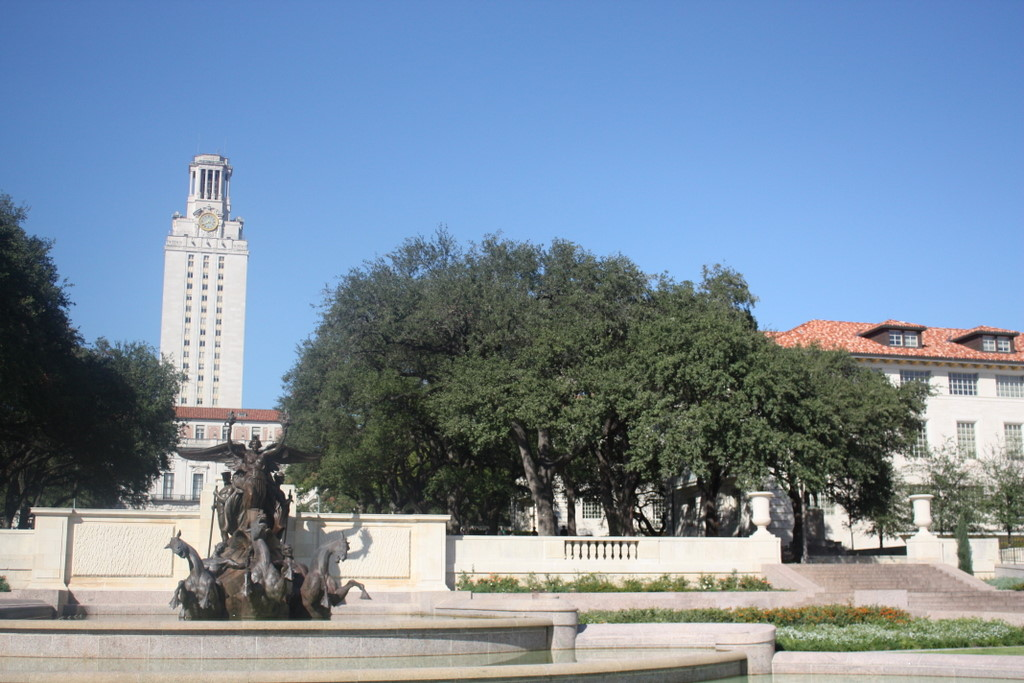
%> input picture data/part1/uttower/left.jpg, 1024 x 683 px
$ octave main.m   (GNU Octave 9; MATLAB toolbox functions it lacks are replaced by stand-ins)
%> lines starting %> are read from the running program, lines starting %| are printed output that depends on the picture; long printed decimals are rounded
### code/harris.m
% HARRIS - Harris corner detector
%
% Usage:  [cim, r, c] = harris(im, sigma, thresh, radius, disp)
%
% Arguments:
%            im     - image to be processed.
%            sigma  - standard deviation of smoothing Gaussian. Typical
%                     values to use might be 1-3.
%            thresh - threshold (optional). Try a value ~1000.
%            radius - radius of region considered in non-maximal
%                     suppression (optional). Typical values to use might
%                     be 1-3.
%            disp   - optional flag (0 or 1) indicating whether you want
%                     to display corners overlayed on the original
%                     image. This can be useful for parameter tuning.
%
% Returns:
%            cim    - binary image marking corners.
%            r      - row coordinates of corner points.
%            c      - column coordinates of corner points.
%
% If thresh and radius are omitted from the argument list 'cim' is returned
% as a raw corner strength image and r and c are returned empty.

% Reference:
% C.G. Harris and M.J. Stephens. "A combined corner and edge detector",
% Proceedings Fourth Alvey Vision Conference, Manchester.
% pp 147-151, 1988.
%
% Author:
% Peter Kovesi
% Department of Computer Science & Software Engineering
% The University of Western Australia
% pk@cs.uwa.edu.au  www.cs.uwa.edu.au/~pk
%
% March 2002

function [cim, r, c] = harris(im, sigma, thresh, radius, disp)

    error(nargchk(2,5,nargin));

    dx = [-1 0 1; -1 0 1; -1 0 1]; % Derivative masks
    dy = dx';

    Ix = conv2(im, dx, 'same');    % Image derivatives
    Iy = conv2(im, dy, 'same');

    % Generate Gaussian filter of size 6*sigma (+/- 3sigma) and of
    % minimum size 1x1.
    g = fspecial('gaussian',max(1,fix(6*sigma)), sigma);

    Ix2 = conv2(Ix.^2, g, 'same'); % Smoothed squared image derivatives
    Iy2 = conv2(Iy.^2, g, 'same');
    Ixy = conv2(Ix.*Iy, g, 'same');

    cim = (Ix2.*Iy2 - Ixy.^2)./(Ix2 + Iy2 + eps); % Harris corner measure

    % Alternate Harris corner measure used by some.  Suggested that
    % k=0.04 - I find this a bit arbitrary and unsatisfactory.
%   cim = (Ix2.*Iy2 - Ixy.^2) - k*(Ix2 + Iy2).^2;

    if nargin > 2   % We should perform nonmaximal suppression and threshold

	% Extract local maxima by performing a grey scale morphological
	% dilation and then finding points in the corner strength image that
	% match the dilated image and are also greater than the threshold.
	sze = ceil(2*radius+1);                   % Size of mask.
	mx = ordfilt2(cim,sze^2,ones(sze)); % Grey-scale dilate.
	cim = (cim==mx)&(cim>thresh);       % Find maxima.

	[r,c] = find(cim);                  % Find row,col coords.

	if nargin==5 & disp      % overlay corners on original image
	    figure, imagesc(im), axis image, colormap(gray), hold on
	    plot(c,r,'ys'), title('corners detected');
	end

    else  % leave cim as a corner strength image and make r and c empty.
	r = []; c = [];
    end

### code/localneighborhood.m
function [ featDescriptions ] = localneighborhood( img, kernel, r, c )

featDescriptions = zeros((2 * kernel + 1)^2);
padding = zeros(ceil(2*kernel + 1));
padding(kernel + 1, kernel + 1) = 1;
paddedimg = imfilter(img, padding ,'replicate','full');
for i = 1 : length(r)
    row = r(i) : r(i) + (2*kernel);
    col = c(i) : c(i) + (2*kernel);
    neighborhood = paddedimg(row , col);
    flattenedvec = neighborhood( : );
    featDescriptions(i,:) = flattenedvec;
end
featDescriptions = zscore(featDescriptions')';
end

### code/dist2.m
function n2 = dist2(x, c)
% DIST2	Calculates squared distance between two sets of points.
% Adapted from Netlab neural network software:
% http://www.ncrg.aston.ac.uk/netlab/index.php
%
%	Description
%	D = DIST2(X, C) takes two matrices of vectors and calculates the
%	squared Euclidean distance between them.  Both matrices must be of
%	the same column dimension.  If X has M rows and N columns, and C has
%	L rows and N columns, then the result has M rows and L columns.  The
%	I, Jth entry is the  squared distance from the Ith row of X to the
%	Jth row of C.
%
%
%	Copyright (c) Ian T Nabney (1996-2001)

[ndata, dimx] = size(x);
[ncentres, dimc] = size(c);
if dimx ~= dimc
	error('Data dimension does not match dimension of centres')
end

n2 = (ones(ncentres, 1) * sum((x.^2)', 1))' + ...
  ones(ndata, 1) * sum((c.^2)',1) - ...
  2.*(x*(c'));

% Rounding errors occasionally cause negative entries in n2
if any(any(n2<0))
  n2(n2<0) = 0;
end

### code/ransac.m
function[best_model_h,best_count_inliers, best_indices] = ransac(total_matches_1, total_matches_2)
matches_count = length(total_matches_1);
iterations = 200;
initial_match = 4;
inlier_threshold = 10;
num_inliers = zeros(iterations,1);
best_count_inliers = 0;

for i = 1:iterations
    %fprintf('running iterations\n');
    random_indices = randsample(matches_count, initial_match);
    select_points_1 = total_matches_1(random_indices, :);
    select_points_2 = total_matches_2(random_indices, :);
    model = fit_homography(select_points_1,select_points_2);
    residualerror = residual_error_homography(model,total_matches_1,total_matches_2);
    inlier_indices = find(residualerror < inlier_threshold);
    num_inliers(i) = length(inlier_indices);
    if num_inliers(i) > best_count_inliers
        %fprintf('updated best model');
        best_count_inliers = num_inliers(i);
        best_model_h = model;
        best_indices = inlier_indices;
    end
end

end


### code/stitch_images.m
function stitch_images(h,img1, img2)

%% warping image
homography_transform = maketform('projective', h);
img1Transformed = imtransform(img1, homography_transform);
figure, imshow(img1Transformed);title('Warped image');

%% stitching images
img2_transform = maketform('affine', eye(3));
[~, x_data, y_data] = imtransform(img1, homography_transform, 'nearest');
x_range = [min(1, x_data(1)) max(size(img2, 2), x_data(2))];
y_range = [min(1, y_data(1)) max(size(img2, 1), y_data(2))];
img1_transformed = imtransform(img1, homography_transform, 'nearest', 'XData', x_range, 'YData', y_range);
img2_transformed = imtransform(img2, img2_transform, 'nearest', 'XData', x_range, 'YData', y_range);
d = img1_transformed;
final_image = img1_transformed;
for i = 1:numel(d)
    if (final_image(i) == 0)
        final_image(i) = img2_transformed(i);
    elseif (final_image(i) ~= 0 && img2_transformed(i) ~= 0)
        final_image(i) = (img1_transformed(i) + img2_transformed(i)) / 2;
    end
end
figure();
imshow(final_image);


end

### code/residual_error_homography.m
function residual = residual_error_homography(H, points1, points2);
transformed_points = points1 *H;
transformed_point_z = transformed_points(:,3);
x1 = transformed_points(:,1)./transformed_point_z;
x2 = points2(:,1)./points2(:,3);
y1 = transformed_points(:,2)./transformed_point_z;
y2 = points2(:,2)./points2(:,3);
dist1 = x1 - x2;
dist2 = y1- y2;
residual = (dist1).^2 + (dist2).^2;
end

### code/fit_homography.m
function [h] = fit_homography(select_points_1,select_points_2)
A = [];
for j = 1: length(select_points_1)
    point1 = select_points_1(j,:);
    point2 = select_points_2(j,:);
    A_j = [point1,0,0,0,(-point2(1))*point1;0,0,0,point1,(-point2(2))*point1];
    A = [A;A_j];
end
[~,~,V] = svd(A);
V = V(:,9);
h = reshape(V, [3 3]);
h = h./h(3,3);
end

### code/main.m
%% load images and convert them to grayscale

img1 = imread('..\data\part1\uttower\left.jpg');
%> img1 is the input picture: size 683x1024x3 uint8; mean R, G, B 121.7, 140, 159
img2 = imread('..\data\part1\uttower\right.jpg');
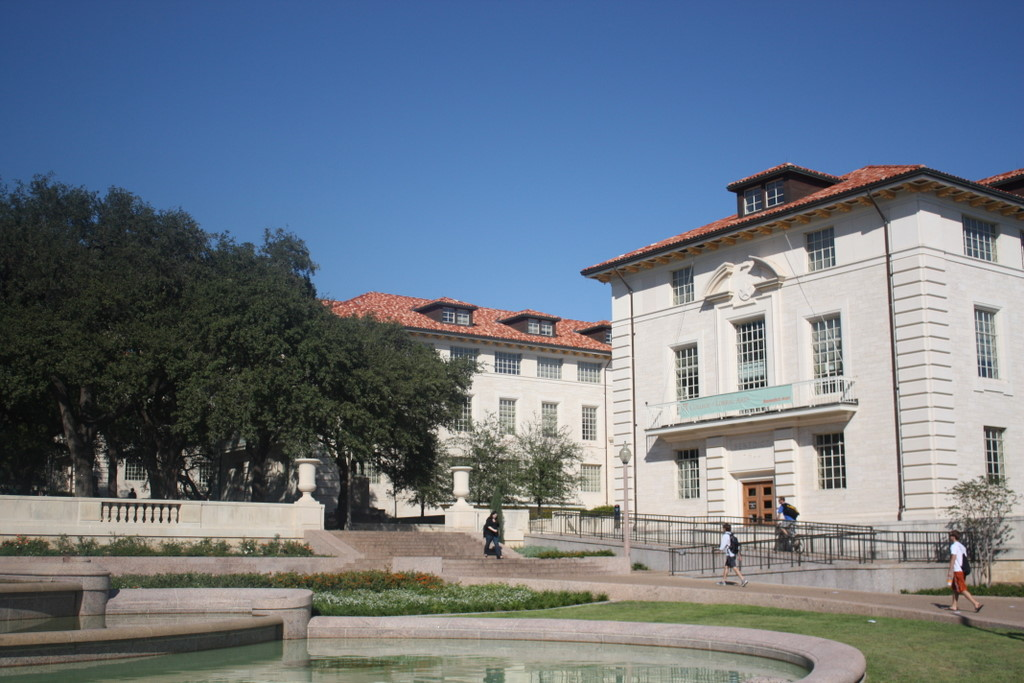
%> input picture data/part1/uttower/right.jpg, 1024 x 683 px
%> img2 is the input picture: size 683x1024x3 uint8; mean R, G, B 107.7, 118.9, 132

img1 = im2double(img1);
%> img1: size 683x1024x3 double

img2 = im2double(img2);
%> img2: size 683x1024x3 double

gimg1 = rgb2gray(img1);
gimg2 = rgb2gray(img2);
[height1,width1] = size(gimg1);
%> height1 = 683; width1 = 1024
[height2,width2] = size(gimg2);
%> height2 = 683; width2 = 1024
%imshow(gimg2);

%% detect feature points

sigma = 2;
radius = sqrt(2) * sigma;
thresh = .005;

[cim1, r1, c1] = harris(gimg1,sigma,thresh,radius,0);
%> in harris, `cim = (cim==mx)&(cim>thresh);`:
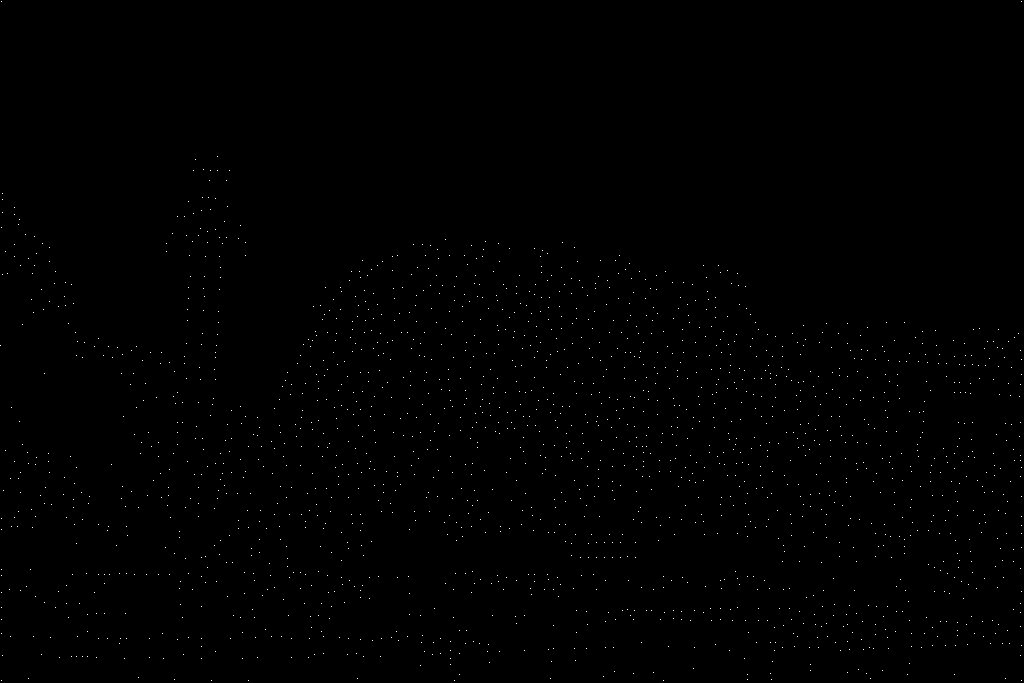
%> cim: size 683x1024 logical; 0.28% white in thin lines or dots
%> in harris, `[r,c] = find(cim);`: r = 1936 values from 2 to 681; c = 1936 values from 1 to 1022
%> r1 = 1936 values, max 681 at index 12, min 2 at index 2, mean 454.4; c1 = 1936 values from 1 to 1022
[cim2, r2, c2] = harris(gimg2,sigma,thresh,radius,0);
%> in harris (call 2), `cim = (cim==mx)&(cim>thresh);`: cim: size 683x1024 logical; 0.27% white in thin lines or dots
%> r2 = 1877 values, max 682 at index 1425, min 2 at index 2, mean 432.6; c2 = 1877 values from 1 to 1023

%% Extracting local neighborhood and keypoint
kernel = 20;
featDescriptions_1 = localneighborhood(gimg1, kernel , r1, c1);
%> after the loop in localneighborhood, `for i = 1 : length(r)`:
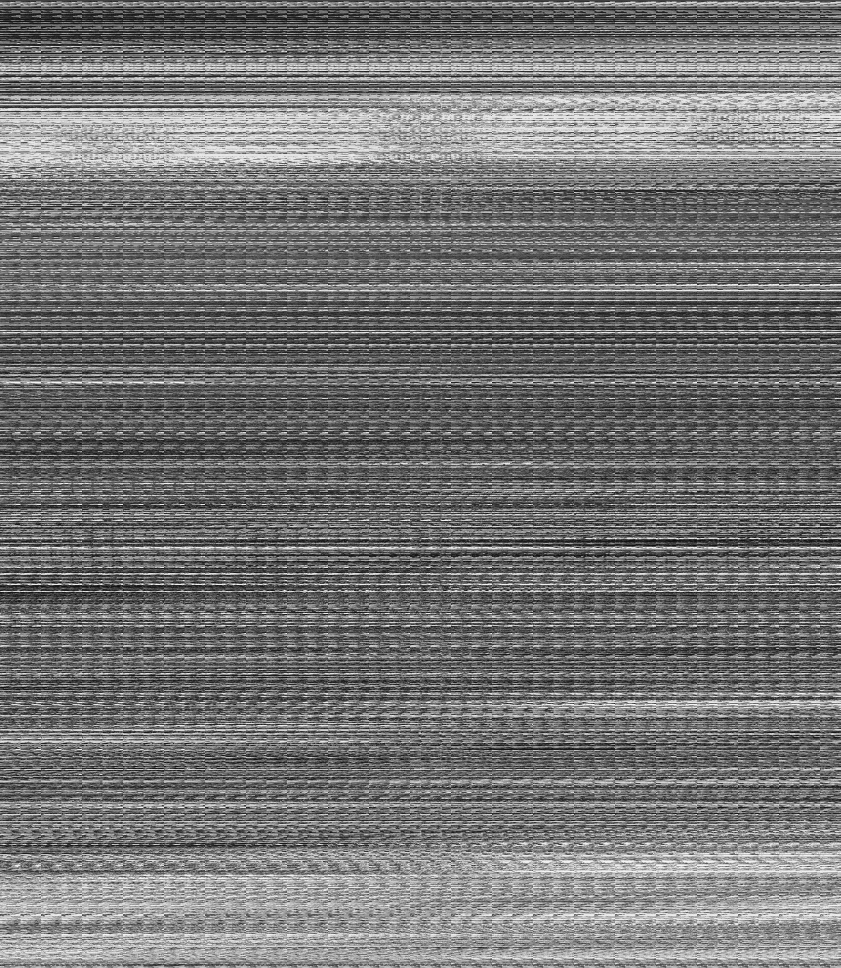
%> featDescriptions: size 1936x1681 double (shown at 1/2 size); min 0.00934, max 1, mean 0.459

featDescriptions_2 = localneighborhood(gimg2, kernel , r2, c2);
%> call 2 of localneighborhood, with kernel = 20
%> after the loop in localneighborhood (call 2), `for i = 1 : length(r)`:
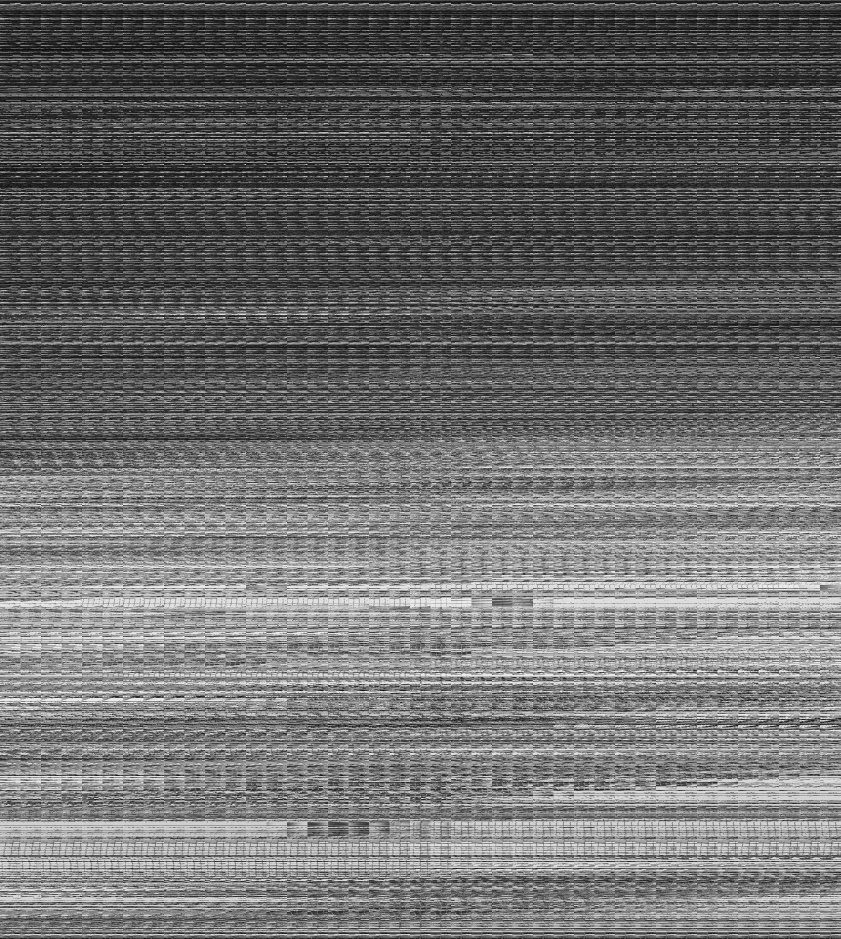
%> featDescriptions: size 1877x1681 double (shown at 1/2 size); min 0.0127, max 0.994, mean 0.434

%% matching
thresholddistance = 200;
distances = dist2(featDescriptions_1, featDescriptions_2);
%> in dist2, `n2 = (ones(ncentres, 1) * sum((x.^2)', 1))' + ones(ndata, 1) * sum((c...`:
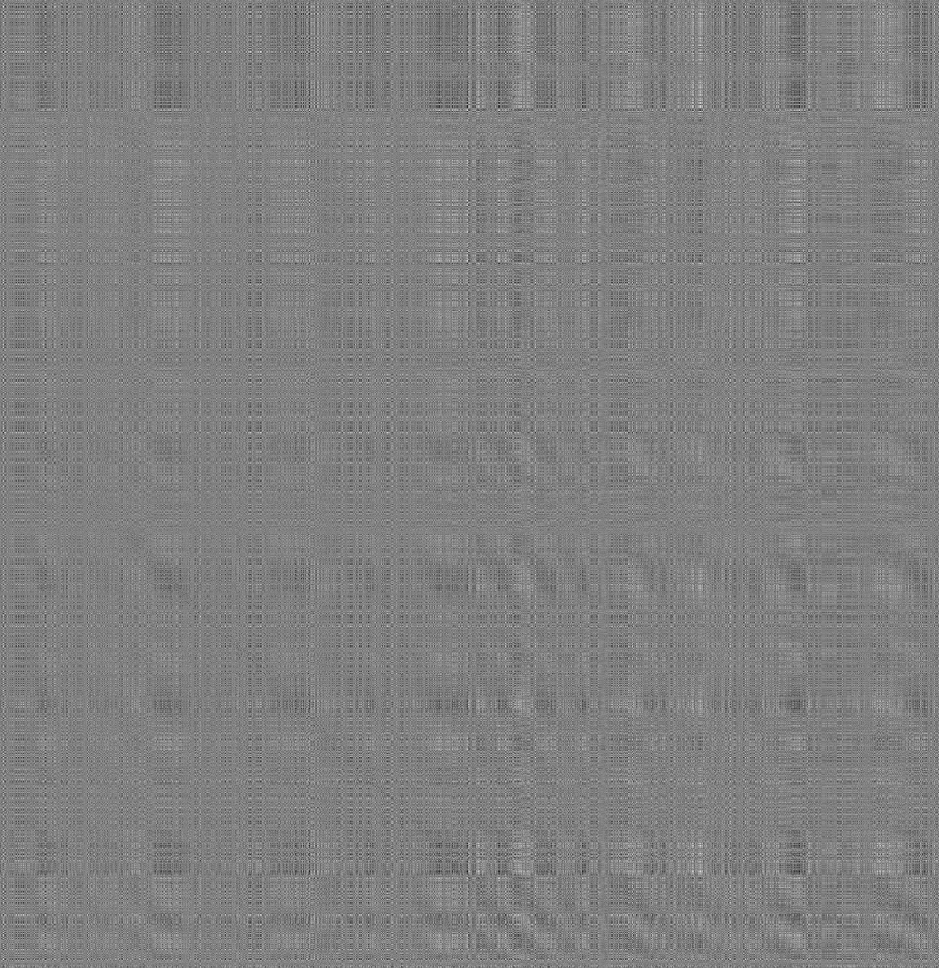
%> n2: size 1936x1877 double (shown at 1/2 size); min 47.27, max 6565.9, mean 3328.1; drawn with min black and max white
[row,col] = find(distances<thresholddistance);
%> row = 78 values from 5 to 1800; col = 78 values from 7 to 960
fprintf('%d %d\n',size(row), size(col));
%| 78 1
%| 78 1


match_r1 = r1(row);
%> match_r1 = 78 values, max 665 at index 53, min 274 at index 42, mean 592.9
match_c1 = c1(row);
%> match_c1 = 78 values, max 956 at index 78, min 2 at index 2, mean 729.4
match_r2 = r2(col);
%> match_r2 = 78 values, max 629 at index 9, min 240 at index 42, mean 558.9
match_c2 = c2(col);
%> match_c2 = 78 values from 2 to 484

match_points_1 = [match_c1, match_r1, ones(length(match_c1),1)];
match_points_2 = [match_c2, match_r2, ones(length(match_c2),1)];

%% ransac
[best_model_h,best_inlier_count, best_inliers_indices ] = ransac(match_points_1,match_points_2);
%> in ransac, `matches_count = length(total_matches_1);`: matches_count = 78
%> the loop in ransac, `for i = 1:iterations` made 200 passes
%> (random_indices, select_points_1, select_points_2, best_count_inliers, best_model_h) on pass 12: ([26 69 17 46], [716 645 1; 893 479 1; 674 619 1; 780 609 1], [252 610 1; 437 451 1; 212 584 1; 319 574 1], 63, [1.23 0.167 0.000288; -0.142 1.1 -9.21e-05; -499.6 -126.7 1])
%> (random_indices, select_points_1, select_points_2, best_count_inliers) on passes 1, 2, 7: ([66 60 34 23], [876 557 1; 834 579 1; 736 572 1; 712 621 1], [417 525 1; 375 546 1; 279 537 1; 250 586 1], 30), ([40 33 62 26], [754 577 1; 731 497 1; 850 650 1; 716 645 1], [296 542 1; 279 463 1; 385 614 1; 252 610 1], 54), ([37 9 35 49], [746 621 1; 552 662 1; 745 659 1; 783 562 1], [285 586 1; 80 629 1; 281 623 1; 326 529 1], 61)
%> after the loop in ransac, `for i = 1:iterations`: best_indices = 63 values from 5 to 77; num_inliers = 200 values, max 63 at index 12, min 2 at index 117, mean 23.23
%> best_model_h = [1.23 0.167 0.000288; -0.142 1.1 -9.21e-05; -499.6 -126.7 1]; best_inlier_count = 63; best_inliers_indices = 63 values from 5 to 77

%%

inliers_1 = match_points_1(best_inliers_indices,:);
%> inliers_1 = 63 rows, first 12: [516 617 1; 525 616 1; 552 662 1; 576 661 1; 606 622 1; 628 610 1; 634 620 1; 642 643 1; 661 620 1; 674 619 1; 674 611 1; 682 620 1]
inliers_2 = match_points_2(best_inliers_indices,:);
%> inliers_2 = 63 rows, first 12: [41 581 1; 52 580 1; 80 629 1; 106 627 1; 140 587 1; 165 574 1; 171 585 1; 177 608 1; 199 585 1; 212 584 1; 213 576 1; 221 585 1]
inliers_x1  = inliers_1(:,1);
%> inliers_x1 = 63 values, max 946 at index 63, min 516 at index 1, mean 769.2
inliers_y1 = inliers_1(:,2);
%> inliers_y1 = 63 values, max 665 at index 40, min 412 at index 62, mean 598.6
inliers_x2  = inliers_2(:,1);
%> inliers_x2 = 63 values from 41 to 474
inliers_y2 = inliers_2(:,2);
%> inliers_y2 = 63 values, max 629 at index 3, min 389 at index 62, mean 564.5

%fprintf('best model = %f', best_model_h);
fprintf('best model count = %d', best_inlier_count);

residual_avg = mean(residual_error_homography(best_model_h, inliers_1,inliers_2));
%> residual_avg = 2.21

fprintf('best average residual = %f', residual_avg);
%| best model count = 63best average residual = 2.207


stitch_images(best_model_h, img1, img2);
%> in stitch_images, `homography_transform = maketform('projective', h);`: homography_transform = {ndims_in 2, ndims_out 2}
%> in stitch_images, `img1Transformed = imtransform(img1, homography_transform);`:
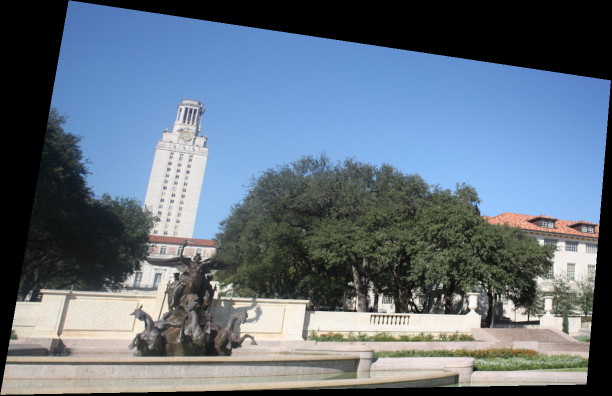
%> img1Transformed: size 791x1223x3 double (shown at 1/2 size); mean R, G, B 0.391, 0.446, 0.503
%> in stitch_images, `[~, x_data, y_data] = imtransform(img1, homography_transform, 'nearest..`: x_data = [-635.2 586.8]; y_data = [-125.4 664.6]
%> in stitch_images, `x_range = [min(1, x_data(1)) max(size(img2, 2), x_data(2))];`: x_range = [-635.2 1024]
%> in stitch_images, `y_range = [min(1, y_data(1)) max(size(img2, 1), y_data(2))];`: y_range = [-125.4 683]
%> (the run ends here)
